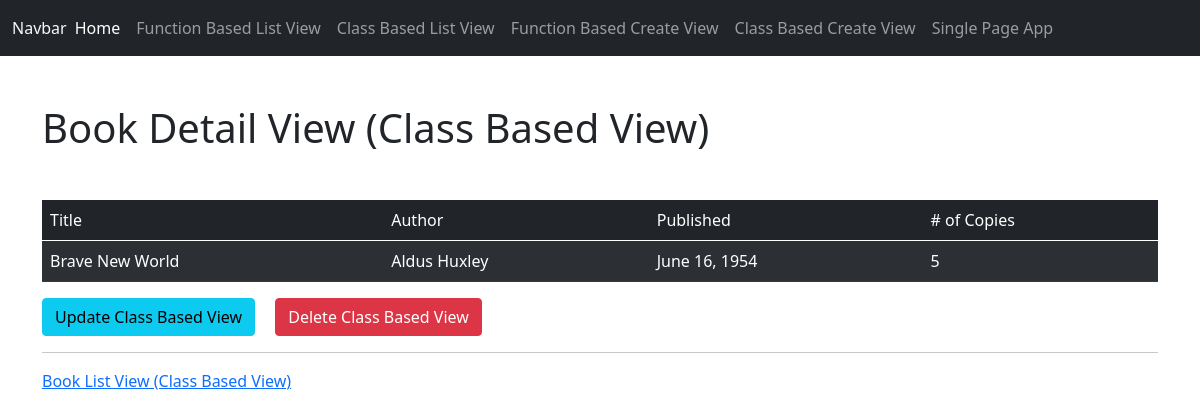
The page /firstapp/BookDetailView/13 on the database its author committed.
### firstapp/models.py (models this page shows, shortened)
class Book(models.Model):
	title = models.CharField(max_length=200, null=True, blank=True)
	author = models.CharField(max_length=200, null=True, blank=True)
	published_date = models.DateField()
	number_of_copies = models.IntegerField()

### firstapp/views.py (the view)
# urls.py: path('BookDetailView/<int:pk>', views.BookDetailView.as_view(), name='BookDetailView'),
class BookDetailView(DetailView):
	model = Book

### firstapp/templates/firstapp/book_detail.html
{% extends 'base.html' %}
{% block content %}
<div class="my-5">
	<h1>Book Detail View (Class Based View)</h1>
</div>
<table class="table table-dark table-striped text-white">
	<thead>
		<td>Title</td>
		<td>Author</td>
		<td>Published</td>
		<td># of Copies</td>
	</thead>
	<tbody>
		<tr>
			<td>{{book.title}}</td>
			<td>{{book.author}}</td>
			<td>{{book.published_date}}</td>
			<td>{{book.number_of_copies}}</td>
		</tr>
	</tbody>
</table>
<a class='btn btn-info me-3' href="{% url 'firstapp:BookUpdateView' pk=book.pk %}">Update Class Based View</a>
<a class='btn btn-danger' href="{% url 'firstapp:BookDeleteView' pk=book.pk %}">Delete Class Based View</a>
<hr>
<a href="{% url 'firstapp:BookListView' %}">Book List View (Class Based View)</a>
{% endblock %}

### rows shown on the page
Book: title "Brave New World", author "Aldus Huxley", published_date "June 16, 1954", number_of_copies "5"
